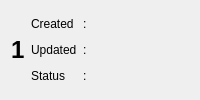
<?xml version="1.0" encoding="UTF-8"?>
<ui version="4.0">
 <class>Form</class>
 <widget class="QWidget" name="Form">
  <property name="windowTitle">
   <string>Form</string>
  </property>
  <layout class="QGridLayout" name="gridLayout" rowstretch="0,0,0" columnstretch="0,0,0,0,1">
   <property name="verticalSpacing">
    <number>0</number>
   </property>
   <item row="0" column="1">
    <widget class="QLabel" name="creation_time_label">
     <property name="text">
      <string>Created</string>
     </property>
    </widget>
   </item>
   <item row="0" column="3" colspan="2">
    <widget class="QLabel" name="creation_time_text"/>
   </item>
   <item row="1" column="1">
    <widget class="QLabel" name="last_update_time_label">
     <property name="text">
      <string>Updated</string>
     </property>
    </widget>
   </item>
   <item row="2" column="1">
    <widget class="QLabel" name="status_label">
     <property name="text">
      <string>Status</string>
     </property>
    </widget>
   </item>
   <item row="2" column="3">
    <widget class="QLabel" name="status_text"/>
   </item>
   <item row="1" column="2">
    <widget class="QLabel" name="colon_2">
     <property name="text">
      <string>:</string>
     </property>
    </widget>
   </item>
   <item row="0" column="2">
    <widget class="QLabel" name="colon_1">
     <property name="text">
      <string>:</string>
     </property>
    </widget>
   </item>
   <item row="2" column="2">
    <widget class="QLabel" name="colon_3">
     <property name="text">
      <string>:</string>
     </property>
    </widget>
   </item>
   <item row="1" column="3" colspan="2">
    <widget class="QLabel" name="last_update_time_text"/>
   </item>
   <item row="0" column="0" rowspan="3">
    <widget class="QLabel" name="id_text">
     <property name="font">
      <font>
       <pointsize>18</pointsize>
       <bold>true</bold>
      </font>
     </property>
     <property name="text">
      <string>1</string>
     </property>
     <property name="margin">
      <number>5</number>
     </property>
    </widget>
   </item>
  </layout>
 </widget>
 <resources/>
 <connections/>
</ui>
